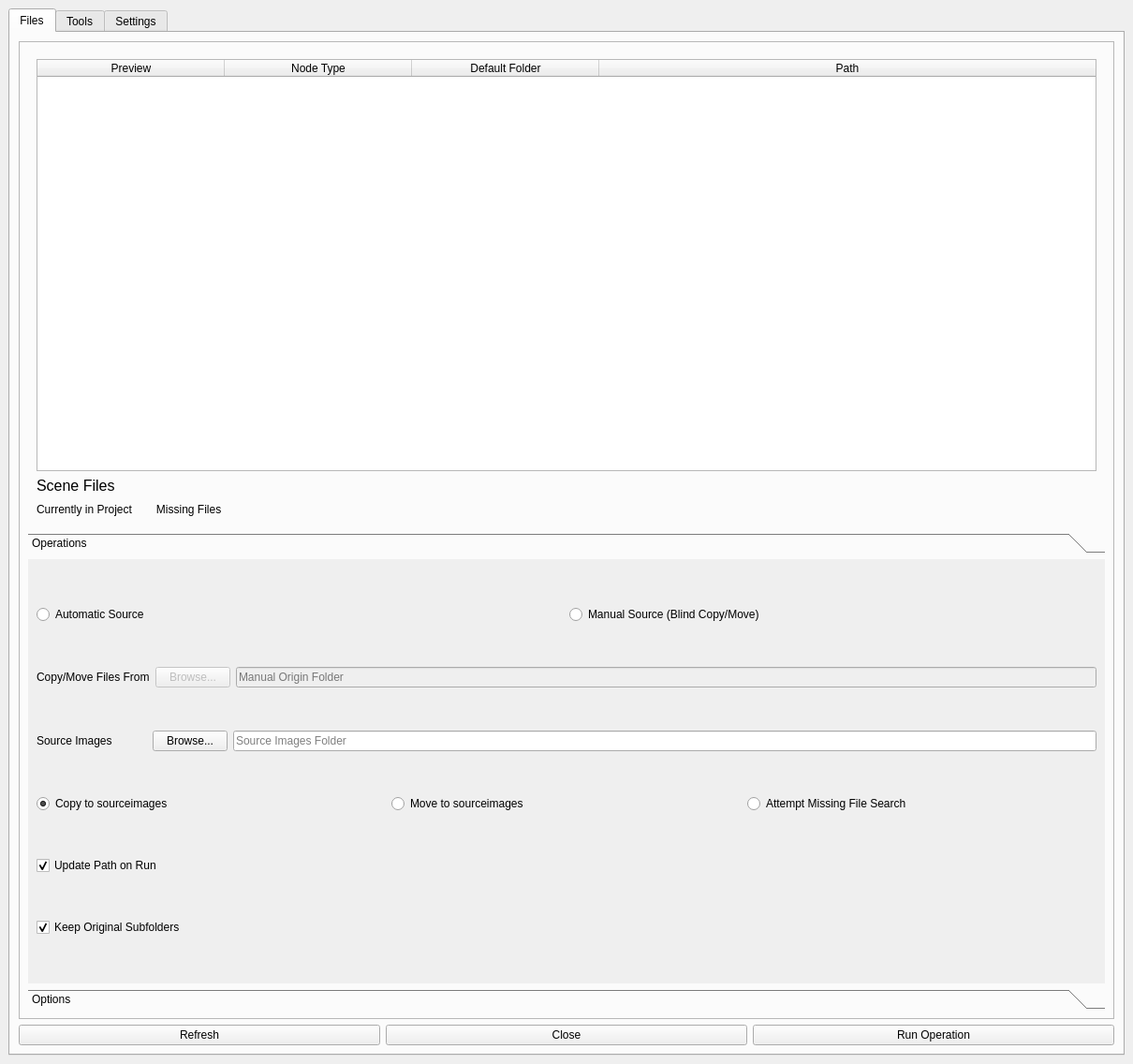
<?xml version="1.0" encoding="UTF-8"?>
<ui version="4.0">
 <class>atomicTextureFileManager</class>
 <widget class="QMainWindow" name="atomicTextureFileManager">
  <property name="geometry">
   <rect>
    <x>0</x>
    <y>0</y>
    <width>1210</width>
    <height>1136</height>
   </rect>
  </property>
  <property name="windowTitle">
   <string>Atomic Texture File Manager</string>
  </property>
  <widget class="QWidget" name="centralwidget">
   <property name="sizePolicy">
    <sizepolicy hsizetype="Expanding" vsizetype="Expanding">
     <horstretch>0</horstretch>
     <verstretch>0</verstretch>
    </sizepolicy>
   </property>
   <property name="minimumSize">
    <size>
     <width>896</width>
     <height>858</height>
    </size>
   </property>
   <layout class="QGridLayout" name="gridLayout_2">
    <item row="0" column="0">
     <widget class="QTabWidget" name="tabWidget">
      <property name="enabled">
       <bool>true</bool>
      </property>
      <property name="sizePolicy">
       <sizepolicy hsizetype="Expanding" vsizetype="Expanding">
        <horstretch>0</horstretch>
        <verstretch>0</verstretch>
       </sizepolicy>
      </property>
      <property name="currentIndex">
       <number>0</number>
      </property>
      <widget class="QWidget" name="filesTab">
       <property name="sizePolicy">
        <sizepolicy hsizetype="Expanding" vsizetype="Expanding">
         <horstretch>0</horstretch>
         <verstretch>0</verstretch>
        </sizepolicy>
       </property>
       <attribute name="title">
        <string>Files</string>
       </attribute>
       <layout class="QVBoxLayout" name="verticalLayout">
        <item>
         <widget class="QFrame" name="TextureLists">
          <property name="sizePolicy">
           <sizepolicy hsizetype="Expanding" vsizetype="Expanding">
            <horstretch>0</horstretch>
            <verstretch>0</verstretch>
           </sizepolicy>
          </property>
          <property name="autoFillBackground">
           <bool>false</bool>
          </property>
          <property name="frameShape">
           <enum>QFrame::StyledPanel</enum>
          </property>
          <property name="frameShadow">
           <enum>QFrame::Raised</enum>
          </property>
          <layout class="QVBoxLayout" name="verticalLayout_4">
           <item>
            <widget class="QFrame" name="frame">
             <property name="sizePolicy">
              <sizepolicy hsizetype="Expanding" vsizetype="Expanding">
               <horstretch>0</horstretch>
               <verstretch>0</verstretch>
              </sizepolicy>
             </property>
             <property name="focusPolicy">
              <enum>Qt::TabFocus</enum>
             </property>
             <layout class="QHBoxLayout" name="horizontalLayout">
              <item>
               <layout class="QGridLayout" name="existingTextureGrid">
                <item row="1" column="0">
                 <widget class="QLabel" name="existingTextureLabel">
                  <property name="text">
                   <string>&lt;html&gt;&lt;head/&gt;&lt;body&gt;&lt;p&gt;&lt;span style=&quot; font-size:12pt;&quot;&gt;Scene Files&lt;/span&gt;&lt;/p&gt;&lt;/body&gt;&lt;/html&gt;</string>
                  </property>
                 </widget>
                </item>
                <item row="2" column="0">
                 <layout class="QHBoxLayout" name="horizontalLayout_4">
                  <item>
                   <widget class="QLabel" name="colorKeyCurrent">
                    <property name="text">
                     <string>Currently in Project   </string>
                    </property>
                   </widget>
                  </item>
                  <item>
                   <widget class="QLabel" name="colorKeyMissing">
                    <property name="text">
                     <string>   Missing Files   </string>
                    </property>
                   </widget>
                  </item>
                  <item>
                   <spacer name="horizontalSpacer_2">
                    <property name="orientation">
                     <enum>Qt::Horizontal</enum>
                    </property>
                    <property name="sizeHint" stdset="0">
                     <size>
                      <width>40</width>
                      <height>20</height>
                     </size>
                    </property>
                   </spacer>
                  </item>
                 </layout>
                </item>
                <item row="0" column="0">
                 <widget class="QTableWidget" name="existingTextureList">
                  <property name="dragEnabled">
                   <bool>true</bool>
                  </property>
                  <property name="dragDropMode">
                   <enum>QAbstractItemView::DragOnly</enum>
                  </property>
                  <property name="selectionMode">
                   <enum>QAbstractItemView::MultiSelection</enum>
                  </property>
                  <property name="selectionBehavior">
                   <enum>QAbstractItemView::SelectRows</enum>
                  </property>
                  <attribute name="horizontalHeaderDefaultSectionSize">
                   <number>200</number>
                  </attribute>
                  <attribute name="horizontalHeaderMinimumSectionSize">
                   <number>90</number>
                  </attribute>
                  <attribute name="horizontalHeaderStretchLastSection">
                   <bool>true</bool>
                  </attribute>
                  <attribute name="verticalHeaderCascadingSectionResizes">
                   <bool>true</bool>
                  </attribute>
                  <attribute name="verticalHeaderDefaultSectionSize">
                   <number>30</number>
                  </attribute>
                  <column>
                   <property name="text">
                    <string>Preview</string>
                   </property>
                  </column>
                  <column>
                   <property name="text">
                    <string>Node Type</string>
                   </property>
                  </column>
                  <column>
                   <property name="text">
                    <string>Default Folder</string>
                   </property>
                  </column>
                  <column>
                   <property name="text">
                    <string>Path</string>
                   </property>
                  </column>
                 </widget>
                </item>
               </layout>
              </item>
             </layout>
            </widget>
           </item>
           <item>
            <widget class="QToolBox" name="TextureSettings">
             <property name="currentIndex">
              <number>0</number>
             </property>
             <widget class="QWidget" name="operations">
              <property name="geometry">
               <rect>
                <x>0</x>
                <y>0</y>
                <width>1124</width>
                <height>408</height>
               </rect>
              </property>
              <attribute name="label">
               <string>Operations</string>
              </attribute>
              <layout class="QVBoxLayout" name="verticalLayout_5">
               <item>
                <layout class="QHBoxLayout" name="autoManualButtons">
                 <item>
                  <widget class="QRadioButton" name="automaticSourceRdoBtn">
                   <property name="enabled">
                    <bool>true</bool>
                   </property>
                   <property name="toolTip">
                    <string>Automatically chooses source files from the existing scene nodes</string>
                   </property>
                   <property name="text">
                    <string>Automatic Source</string>
                   </property>
                   <property name="checked">
                    <bool>true</bool>
                   </property>
                  </widget>
                 </item>
                 <item>
                  <widget class="QRadioButton" name="manualSourceRdoBtn">
                   <property name="toolTip">
                    <string>Manual Source mode allows you to select a folder for which you would like all the files copied or moved.  It will not check against current nodes.</string>
                   </property>
                   <property name="statusTip">
                    <string>Manually copy a folder structure</string>
                   </property>
                   <property name="text">
                    <string>Manual Source (Blind Copy/Move)</string>
                   </property>
                   <property name="checked">
                    <bool>false</bool>
                   </property>
                  </widget>
                 </item>
                </layout>
               </item>
               <item>
                <layout class="QHBoxLayout" name="horizontalLayout_2">
                 <item>
                  <widget class="QLabel" name="label">
                   <property name="text">
                    <string>Copy/Move Files From</string>
                   </property>
                   <property name="buddy">
                    <cstring>browseOriginBtn</cstring>
                   </property>
                  </widget>
                 </item>
                 <item>
                  <widget class="QPushButton" name="browseOriginBtn">
                   <property name="enabled">
                    <bool>false</bool>
                   </property>
                   <property name="text">
                    <string>Browse...</string>
                   </property>
                  </widget>
                 </item>
                 <item>
                  <widget class="QLineEdit" name="originText">
                   <property name="enabled">
                    <bool>false</bool>
                   </property>
                   <property name="toolTip">
                    <string>Use Manual Source mode to choose a folder to blindly copy all files from</string>
                   </property>
                   <property name="statusTip">
                    <string>Blindly copy files from one directory to the source images folder</string>
                   </property>
                   <property name="text">
                    <string/>
                   </property>
                   <property name="placeholderText">
                    <string>Manual Origin Folder</string>
                   </property>
                  </widget>
                 </item>
                </layout>
               </item>
               <item>
                <layout class="QHBoxLayout" name="horizontalLayout_3">
                 <item>
                  <widget class="QLabel" name="label_2">
                   <property name="text">
                    <string>Source Images           </string>
                   </property>
                   <property name="buddy">
                    <cstring>browseSourceBtn</cstring>
                   </property>
                  </widget>
                 </item>
                 <item>
                  <widget class="QPushButton" name="browseSourceBtn">
                   <property name="text">
                    <string>Browse...</string>
                   </property>
                  </widget>
                 </item>
                 <item>
                  <widget class="QLineEdit" name="sourceText">
                   <property name="toolTip">
                    <string>The existing sourceimages folder for the current Maya project, or a destination folder of your choice</string>
                   </property>
                   <property name="statusTip">
                    <string>Current source images folder</string>
                   </property>
                   <property name="text">
                    <string/>
                   </property>
                   <property name="placeholderText">
                    <string>Source Images Folder</string>
                   </property>
                  </widget>
                 </item>
                </layout>
               </item>
               <item>
                <layout class="QHBoxLayout" name="actionTypeSelectionLayout">
                 <item>
                  <widget class="QRadioButton" name="copyToSrcImgs">
                   <property name="toolTip">
                    <string>This will copy files outside of sourceimages to the sourceimages folder</string>
                   </property>
                   <property name="statusTip">
                    <string>Copy files to sourceimages</string>
                   </property>
                   <property name="text">
                    <string>Copy to sourceimages</string>
                   </property>
                   <property name="checked">
                    <bool>true</bool>
                   </property>
                  </widget>
                 </item>
                 <item>
                  <widget class="QRadioButton" name="moveToSrcImgs">
                   <property name="toolTip">
                    <string>This will move any files that are not yet in the sourceimages folder, to the sourceimages folder</string>
                   </property>
                   <property name="statusTip">
                    <string>Move files to the sourceimages folder</string>
                   </property>
                   <property name="text">
                    <string>Move to sourceimages</string>
                   </property>
                  </widget>
                 </item>
                 <item>
                  <widget class="QRadioButton" name="missingFileSearch">
                   <property name="toolTip">
                    <string>This feature will search the computer for the filename of the missing files.  If found, the paths will be updated.</string>
                   </property>
                   <property name="statusTip">
                    <string>Attempt to find missing files on the computer</string>
                   </property>
                   <property name="text">
                    <string>Attempt Missing File Search</string>
                   </property>
                  </widget>
                 </item>
                </layout>
               </item>
               <item>
                <widget class="QCheckBox" name="updatePath">
                 <property name="toolTip">
                  <string>When this is checked, the nodes in the scene will be updated to the copied/moved path</string>
                 </property>
                 <property name="statusTip">
                  <string>Uncheck if you want to copy the file to source images, but want to keep the original file location on the node.</string>
                 </property>
                 <property name="text">
                  <string>Update Path on Run</string>
                 </property>
                 <property name="checked">
                  <bool>true</bool>
                 </property>
                </widget>
               </item>
               <item>
                <widget class="QCheckBox" name="keepOriginalSubfolders">
                 <property name="toolTip">
                  <string>If the original file location is in a subfolder of a different sourceimages folder, and you want to keep that folder structure, make sure this is checked.</string>
                 </property>
                 <property name="statusTip">
                  <string>Check to keep original sub-folder structure</string>
                 </property>
                 <property name="text">
                  <string>Keep Original Subfolders</string>
                 </property>
                 <property name="checked">
                  <bool>true</bool>
                 </property>
                </widget>
               </item>
              </layout>
             </widget>
             <widget class="QWidget" name="options">
              <property name="geometry">
               <rect>
                <x>0</x>
                <y>0</y>
                <width>1124</width>
                <height>408</height>
               </rect>
              </property>
              <attribute name="label">
               <string>Options</string>
              </attribute>
              <widget class="QListWidget" name="defaultFolderTypes">
               <property name="geometry">
                <rect>
                 <x>0</x>
                 <y>70</y>
                 <width>1201</width>
                 <height>311</height>
                </rect>
               </property>
              </widget>
              <widget class="QCheckBox" name="checkBox">
               <property name="geometry">
                <rect>
                 <x>0</x>
                 <y>30</y>
                 <width>201</width>
                 <height>25</height>
                </rect>
               </property>
               <property name="text">
                <string>Select All Node Types</string>
               </property>
              </widget>
              <widget class="QCheckBox" name="checkBox_2">
               <property name="geometry">
                <rect>
                 <x>230</x>
                 <y>30</y>
                 <width>191</width>
                 <height>25</height>
                </rect>
               </property>
               <property name="text">
                <string>Texture Files Only</string>
               </property>
              </widget>
              <widget class="QLabel" name="label_9">
               <property name="geometry">
                <rect>
                 <x>1</x>
                 <y>1</y>
                 <width>327</width>
                 <height>21</height>
                </rect>
               </property>
               <property name="text">
                <string>File Types by Default Project Folder Settings</string>
               </property>
               <property name="buddy">
                <cstring>defaultFolderTypes</cstring>
               </property>
              </widget>
             </widget>
            </widget>
           </item>
          </layout>
         </widget>
        </item>
        <item>
         <layout class="QHBoxLayout" name="actionButtonsLayout">
          <item>
           <widget class="QPushButton" name="refresh">
            <property name="text">
             <string>Refresh</string>
            </property>
           </widget>
          </item>
          <item>
           <widget class="QPushButton" name="cancel">
            <property name="contextMenuPolicy">
             <enum>Qt::DefaultContextMenu</enum>
            </property>
            <property name="text">
             <string>Close</string>
            </property>
           </widget>
          </item>
          <item>
           <widget class="QPushButton" name="run">
            <property name="text">
             <string>Run Operation</string>
            </property>
           </widget>
          </item>
         </layout>
        </item>
       </layout>
      </widget>
      <widget class="QWidget" name="toolsTab">
       <attribute name="title">
        <string>Tools</string>
       </attribute>
       <layout class="QVBoxLayout" name="verticalLayout_7">
        <item>
         <widget class="QToolBox" name="toolBox">
          <property name="currentIndex">
           <number>2</number>
          </property>
          <widget class="QWidget" name="imageResizeReformat">
           <property name="geometry">
            <rect>
             <x>0</x>
             <y>0</y>
             <width>1152</width>
             <height>974</height>
            </rect>
           </property>
           <attribute name="label">
            <string>Image Resize/Reformat</string>
           </attribute>
          </widget>
          <widget class="QWidget" name="uvTilingSetup">
           <property name="geometry">
            <rect>
             <x>0</x>
             <y>0</y>
             <width>1152</width>
             <height>936</height>
            </rect>
           </property>
           <attribute name="label">
            <string>UV Tiling Setup</string>
           </attribute>
          </widget>
          <widget class="QWidget" name="makePathsRelative">
           <attribute name="label">
            <string>Make All Paths Relative</string>
           </attribute>
           <attribute name="toolTip">
            <string>Convert absolute paths to relative paths</string>
           </attribute>
          </widget>
         </widget>
        </item>
       </layout>
      </widget>
      <widget class="QWidget" name="settingsTab">
       <attribute name="title">
        <string>Settings</string>
       </attribute>
       <layout class="QVBoxLayout" name="verticalLayout_6">
        <item>
         <widget class="QLabel" name="label_4">
          <property name="text">
           <string>USE WITH CAUTION!!

These settings will affect the way this tool runs!  It was designed to be expandable, and uses an xml document to keep a list of acceptable image types.  Some are inserted by default, but the list can be expanded upon by you.
It is important to understand that changing this list will directly affect this tool's ability to preform.  Make sure you understand what you are doing before you hit save!</string>
          </property>
          <property name="wordWrap">
           <bool>true</bool>
          </property>
         </widget>
        </item>
        <item>
         <layout class="QVBoxLayout" name="verticalLayout_3">
          <item>
           <widget class="QLabel" name="xmlLabel">
            <property name="enabled">
             <bool>true</bool>
            </property>
            <property name="inputMethodHints">
             <set>Qt::ImhNone</set>
            </property>
            <property name="text">
             <string>XML File Location</string>
            </property>
            <property name="textInteractionFlags">
             <set>Qt::NoTextInteraction</set>
            </property>
            <property name="buddy">
             <cstring>xmlLocation</cstring>
            </property>
           </widget>
          </item>
          <item>
           <widget class="QLineEdit" name="xmlLocation">
            <property name="enabled">
             <bool>false</bool>
            </property>
            <property name="toolTip">
             <string>The XML file that maintains the list of texture file node types</string>
            </property>
           </widget>
          </item>
         </layout>
        </item>
        <item>
         <layout class="QVBoxLayout" name="verticalLayout_2">
          <item>
           <widget class="QTableWidget" name="nodeTypesList">
            <property name="minimumSize">
             <size>
              <width>0</width>
              <height>0</height>
             </size>
            </property>
            <property name="sizeIncrement">
             <size>
              <width>0</width>
              <height>0</height>
             </size>
            </property>
            <property name="toolTip">
             <string>List of excepted file nodes</string>
            </property>
            <property name="rowCount">
             <number>0</number>
            </property>
            <property name="columnCount">
             <number>4</number>
            </property>
            <attribute name="horizontalHeaderCascadingSectionResizes">
             <bool>false</bool>
            </attribute>
            <attribute name="horizontalHeaderDefaultSectionSize">
             <number>200</number>
            </attribute>
            <attribute name="horizontalHeaderMinimumSectionSize">
             <number>200</number>
            </attribute>
            <attribute name="horizontalHeaderShowSortIndicator" stdset="0">
             <bool>false</bool>
            </attribute>
            <attribute name="horizontalHeaderStretchLastSection">
             <bool>true</bool>
            </attribute>
            <attribute name="verticalHeaderCascadingSectionResizes">
             <bool>false</bool>
            </attribute>
            <attribute name="verticalHeaderHighlightSections">
             <bool>true</bool>
            </attribute>
            <column>
             <property name="text">
              <string>-</string>
             </property>
            </column>
            <column>
             <property name="text">
              <string>nodeType</string>
             </property>
            </column>
            <column>
             <property name="text">
              <string>defaultFolder</string>
             </property>
            </column>
            <column>
             <property name="text">
              <string>parameterName</string>
             </property>
            </column>
           </widget>
          </item>
          <item>
           <widget class="QLabel" name="label_3">
            <property name="text">
             <string>Accepted Nodes</string>
            </property>
            <property name="buddy">
             <cstring>nodeTypesList</cstring>
            </property>
           </widget>
          </item>
          <item>
           <widget class="QLabel" name="label_7">
            <property name="text">
             <string>Manually add new node</string>
            </property>
           </widget>
          </item>
          <item>
           <layout class="QGridLayout" name="gridLayout">
            <item row="1" column="2" colspan="2">
             <widget class="QLineEdit" name="newParameterName"/>
            </item>
            <item row="2" column="3">
             <widget class="QPushButton" name="addNodeType">
              <property name="text">
               <string>Add</string>
              </property>
             </widget>
            </item>
            <item row="5" column="0">
             <widget class="QPushButton" name="pushButton">
              <property name="toolTip">
               <string>This will bring up a list of attribues from the existing node.  Pick the correct parameter from there</string>
              </property>
              <property name="text">
               <string>   Auto Add From Selection   </string>
              </property>
             </widget>
            </item>
            <item row="3" column="3">
             <spacer name="verticalSpacer">
              <property name="orientation">
               <enum>Qt::Vertical</enum>
              </property>
              <property name="sizeType">
               <enum>QSizePolicy::Minimum</enum>
              </property>
              <property name="sizeHint" stdset="0">
               <size>
                <width>20</width>
                <height>10</height>
               </size>
              </property>
             </spacer>
            </item>
            <item row="5" column="2">
             <spacer name="horizontalSpacer">
              <property name="orientation">
               <enum>Qt::Horizontal</enum>
              </property>
              <property name="sizeType">
               <enum>QSizePolicy::Fixed</enum>
              </property>
              <property name="sizeHint" stdset="0">
               <size>
                <width>300</width>
                <height>20</height>
               </size>
              </property>
             </spacer>
            </item>
            <item row="0" column="0">
             <widget class="QLabel" name="label_5">
              <property name="text">
               <string>nodeType</string>
              </property>
              <property name="buddy">
               <cstring>newNodeType</cstring>
              </property>
             </widget>
            </item>
            <item row="0" column="2">
             <widget class="QLabel" name="label_6">
              <property name="text">
               <string>parameterName</string>
              </property>
              <property name="buddy">
               <cstring>newParameterName</cstring>
              </property>
             </widget>
            </item>
            <item row="1" column="0">
             <widget class="QLineEdit" name="newNodeType"/>
            </item>
            <item row="4" column="0">
             <widget class="QLabel" name="label_8">
              <property name="text">
               <string>Get the node type and attribute from the currently selected node</string>
              </property>
              <property name="buddy">
               <cstring>pushButton</cstring>
              </property>
             </widget>
            </item>
            <item row="1" column="1">
             <widget class="QLineEdit" name="defaultFolderName"/>
            </item>
            <item row="0" column="1">
             <widget class="QLabel" name="defaultFolderLabel">
              <property name="text">
               <string>defaultFolder</string>
              </property>
              <property name="buddy">
               <cstring>defaultFolderName</cstring>
              </property>
             </widget>
            </item>
           </layout>
          </item>
         </layout>
        </item>
       </layout>
      </widget>
     </widget>
    </item>
   </layout>
  </widget>
  <action name="actionCopy_Selected_To_Source">
   <property name="text">
    <string>Copy Selected To Source</string>
   </property>
  </action>
  <action name="actionReset">
   <property name="text">
    <string>Reset</string>
   </property>
  </action>
  <action name="actionMove_Selected_To_Source">
   <property name="text">
    <string>Move Selected To Source</string>
   </property>
  </action>
  <action name="actionDocumentation">
   <property name="text">
    <string>Documentation</string>
   </property>
  </action>
 </widget>
 <tabstops>
  <tabstop>copyToSrcImgs</tabstop>
  <tabstop>moveToSrcImgs</tabstop>
  <tabstop>missingFileSearch</tabstop>
  <tabstop>browseSourceBtn</tabstop>
  <tabstop>sourceText</tabstop>
  <tabstop>run</tabstop>
  <tabstop>cancel</tabstop>
  <tabstop>automaticSourceRdoBtn</tabstop>
  <tabstop>manualSourceRdoBtn</tabstop>
  <tabstop>keepOriginalSubfolders</tabstop>
  <tabstop>browseOriginBtn</tabstop>
  <tabstop>originText</tabstop>
 </tabstops>
 <resources/>
 <connections>
  <connection>
   <sender>manualSourceRdoBtn</sender>
   <signal>clicked(bool)</signal>
   <receiver>browseOriginBtn</receiver>
   <slot>setEnabled(bool)</slot>
   <hints>
    <hint type="sourcelabel">
     <x>512</x>
     <y>689</y>
    </hint>
    <hint type="destinationlabel">
     <x>233</x>
     <y>734</y>
    </hint>
   </hints>
  </connection>
  <connection>
   <sender>manualSourceRdoBtn</sender>
   <signal>clicked(bool)</signal>
   <receiver>originText</receiver>
   <slot>setEnabled(bool)</slot>
   <hints>
    <hint type="sourcelabel">
     <x>521</x>
     <y>689</y>
    </hint>
    <hint type="destinationlabel">
     <x>525</x>
     <y>730</y>
    </hint>
   </hints>
  </connection>
  <connection>
   <sender>automaticSourceRdoBtn</sender>
   <signal>clicked(bool)</signal>
   <receiver>browseOriginBtn</receiver>
   <slot>setDisabled(bool)</slot>
   <hints>
    <hint type="sourcelabel">
     <x>66</x>
     <y>689</y>
    </hint>
    <hint type="destinationlabel">
     <x>219</x>
     <y>734</y>
    </hint>
   </hints>
  </connection>
  <connection>
   <sender>automaticSourceRdoBtn</sender>
   <signal>clicked(bool)</signal>
   <receiver>originText</receiver>
   <slot>setDisabled(bool)</slot>
   <hints>
    <hint type="sourcelabel">
     <x>123</x>
     <y>689</y>
    </hint>
    <hint type="destinationlabel">
     <x>477</x>
     <y>730</y>
    </hint>
   </hints>
  </connection>
 </connections>
</ui>
